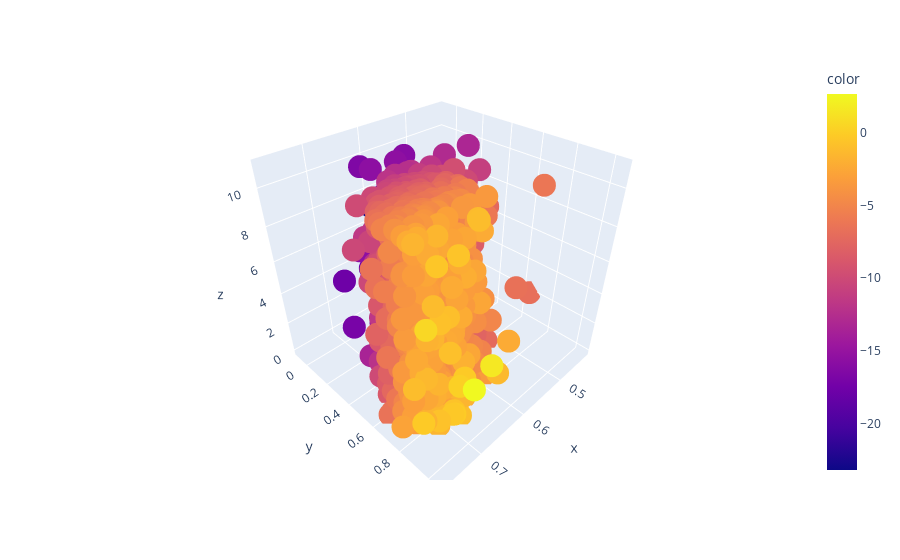

The code cell stored with this chart in its notebook:
### Code cell
### THOUGHT: you can view this graph from a certain angle, which will represent the principle components above
a =  proj_data[:,0]
b =  proj_data[:,1]
c =  proj_data[:,2]
cc = proj_data[:,3]

fig = px.scatter_3d(x=a, y=b, z=c, color=cc)
fig.show()

### Figure 1 — Plotly figure (JSON) as saved in the notebook; plotly's stock layout.template omitted (floating-point values rounded to 4 significant figures; data arrays with more than 128 entries replaced by an {"elided": "..."} marker saying what was removed)
{"data": [{"hovertemplate": "x=%{x}<br>y=%{y}<br>z=%{z}<br>color=%{marker.color}<extra></extra>", "legendgroup": "", "marker": {"color": {"elided": "1766 float values"}, "coloraxis": "coloraxis", "symbol": "circle"}, "mode": "markers", "name": "", "scene": "scene", "showlegend": false, "type": "scatter3d", "x": {"elided": "1766 float values"}, "y": {"elided": "1766 float values"}, "z": {"elided": "1766 float values"}}], "layout": {"coloraxis": {"colorbar": {"title": {"text": "color"}}, "colorscale": [[0, "#0d0887"], [0.1111, "#46039f"], [0.2222, "#7201a8"], [0.3333, "#9c179e"], [0.4444, "#bd3786"], [0.5556, "#d8576b"], [0.6667, "#ed7953"], [0.7778, "#fb9f3a"], [0.8889, "#fdca26"], [1, "#f0f921"]]}, "legend": {"tracegroupgap": 0}, "margin": {"t": 60}, "scene": {"domain": {"x": [0, 1], "y": [0, 1]}, "xaxis": {"title": {"text": "x"}}, "yaxis": {"title": {"text": "y"}}, "zaxis": {"title": {"text": "z"}}}}}
